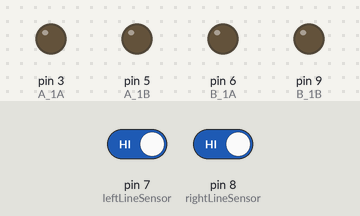
The sketch below on a simulated Arduino Uno, built with avr-gcc and run on an emulated ATmega328P. Parts: output pins drawn as LEDs (lit = HIGH). The test bench sets the inputs (shaded band); at power-on: pin 7 (leftLineSensor) HIGH, pin 8 (rightLineSensor) HIGH.

Above: at 1.2 s.
1.3 s: pin 7 (leftLineSensor) driven LOW
At 2.5 s:
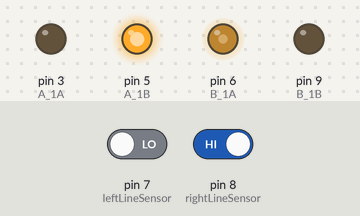
2.8 s: pin 8 (rightLineSensor) driven LOW
At 3.7 s:
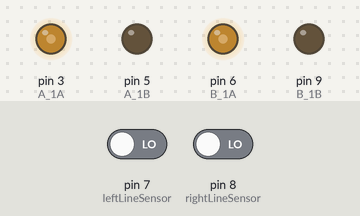
4.3 s: pin 7 (leftLineSensor) driven HIGH
At 4.8 s:
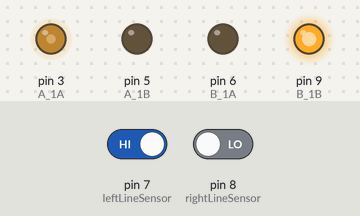
Timing chart, 0 to 7.3 s (numbered marks = the images above; inputs shaded):
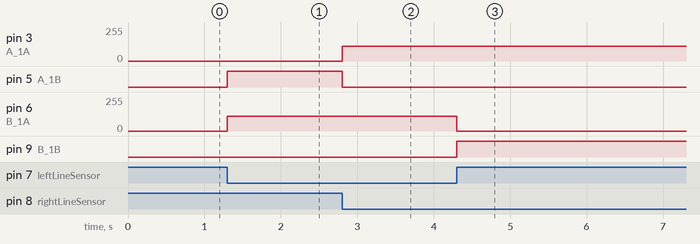

The sketch:

RC_Car_________2_______.ino
```cpp
/* L9110s 모터드라이버
   오른쪽모터
   L9110s A_1A 3
   L9110s A_1B 5
   왼쪽모터
   L9110s B_1A 6
   L9110s B_1B 9
*/
int A_1A = 3;
int A_1B = 5;
int B_1A = 6;
int B_1B = 9;
/*
   TCRT5000 라인센서
   왼쪽 라인센서 DO - D7
   오른쪽 라인센서 DO - D8
*/
int leftLineSensor =  7;
int rightLineSensor = 8;

int speed = 110;

void setup() {
  //핀을 초기화합니다.
  //L9110S 모터드라이버의 핀들을 출력으로 변경합니다.
  pinMode(A_1A, OUTPUT);
  pinMode(A_1B, OUTPUT);
  pinMode(B_1A, OUTPUT);
  pinMode(B_1B, OUTPUT);
  digitalWrite(A_1A, LOW);
  digitalWrite(A_1B, LOW);
  digitalWrite(B_1A, LOW);
  digitalWrite(B_1B, LOW);

  //TCRT5000 라인센서를 입력으로 변경합니다.
  pinMode(leftLineSensor, INPUT);
  pinMode(rightLineSensor, INPUT);
}

/*
   함수내 코드가 무한히 실행됩니다.
*/

void loop() {
  //양쪽 센서가 모두 선을 감지하지 않았을 경우 전진합니다.
  if (!digitalRead(leftLineSensor) && !digitalRead(rightLineSensor)) {
    //모터A 정회전
    analogWrite(A_1A, speed);
    analogWrite(A_1B, 0);
    //모터B 정회전
    analogWrite(B_1A, speed);
    analogWrite(B_1B, 0);
    //왼쪽 센서가 선을 감지하지 않았을 경우 오른쪽모터는 정회전, 왼쪽모터는 역회전을 하여 우회전합니다.
  } else if (!digitalRead(leftLineSensor) && digitalRead(rightLineSensor)) {
    //모터A 역회전
    analogWrite(A_1A, 0);
    analogWrite(A_1B, 255);
    //모터B 정회전
    //-20을 하는 이유는 전진하다 역회전하는 반대 바퀴보다 가속도가 붙기 때문입니다.
    analogWrite(B_1A, speed );
    analogWrite(B_1B, 0);
    delay(100);
    //오른쪽 센서가 선을 감지하지 않았을 경우 오른쪽모터는 역회전, 왼쪽모터는 정회전을 하여 좌회전합니다.
  } else if (digitalRead(leftLineSensor) && !digitalRead(rightLineSensor)) {
    //모터A 정회전
    //-20을 하는 이유는 전진하다 역회전하는 반대 바퀴보다 가속도가 붙기 때문입니다.
    analogWrite(A_1A, speed );
    analogWrite(A_1B, 0);
    //모터B 역회전
    analogWrite(B_1A, 0);
    analogWrite(B_1B, 255);
    delay(100);
    //양쪽모두 선을 감지했을 경우 정지합니다.
  } else if (digitalRead(leftLineSensor) && digitalRead(rightLineSensor)) {
    //모터A 정지
    analogWrite(A_1A, 0);
    analogWrite(A_1B, 0);
    //모터B 정지
    analogWrite(B_1A, 0);
    analogWrite(B_1B, 0);
  }
}
```

Measured:
- after the input at 1.3 s, pin 5 (A_1B): LOW → HIGH at once; pin 6 (B_1A): 0/255 → 110/255 at once
- after the input at 2.8 s, pin 3 (A_1A): 0/255 → 110/255 at once; pin 5 (A_1B): HIGH → LOW at once
- after the input at 4.3 s, pin 6 (B_1A): 110/255 → 0/255 at once; pin 9 (B_1B): LOW → HIGH at once
